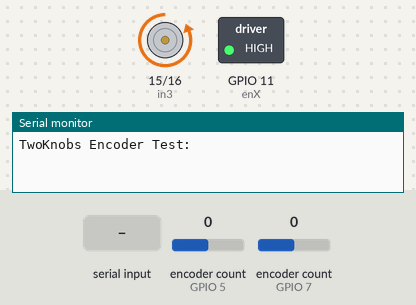
The sketch below on a simulated ESP32-S3. On the bench: motor-driver pin pairs drawn as motors (green arrow = first pin HIGH = forward, orange = second pin HIGH = backward, longer = more drive), switched loads named in the sketch (green lamp = pin HIGH), the last lines printed to the serial monitor. The inputs (shaded band) are chosen by the test bench; at power-on: encoder count (sensors on GPIO 5, GPIO 7) 0.

Above: at 1.2 s.
1.3 s: "1" received over Serial
At 5.8 s:
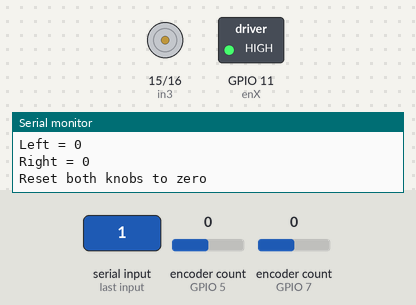
Timing chart, 0 to 19.5 s (numbered marks = the images above; inputs shaded):
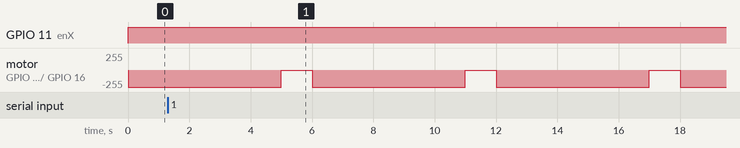

Measured:
- by itself, motor on GPIO 15 (in3) / GPIO 16 (in4): alternates backward 255/255 for 5.0 s and stopped for 1.0 s

The sketch:

MOTOR_encoder_read_and_run3.ino
```cpp
#include <Encoder.h>

// Change these pin numbers to the pins connected to your encoder.
//   Best Performance: both pins have interrupt capability
//   Good Performance: only the first pin has interrupt capability
//   Low Performance:  neither pin has interrupt capability
Encoder knobLeft(5, 6);
Encoder knobRight(7, 8);


// Motor Z connections
//int enZ = 11;
//int in1 = 17;
//int in2 = 18;
// Motor X connections
int enX = 11;
int in3 = 15;
int in4 = 16;

void setup() {
  Serial.begin(9600);
  Serial.println("TwoKnobs Encoder Test:");
  // Set all the motor control pins to outputs
  //pinMode(enZ, OUTPUT);
  pinMode(enX, OUTPUT);
  //pinMode(in1, OUTPUT);
  //pinMode(in2, OUTPUT);
  pinMode(in3, OUTPUT);
  pinMode(in4, OUTPUT);

  // Turn off motors - Initial state
  //digitalWrite(in1, LOW);
  //digitalWrite(in2, LOW);
  digitalWrite(in3, LOW);
  digitalWrite(in4, LOW);
}

long positionLeft  = -999;
long positionRight = -999;

void loop() {
  directionControl();
  delay(1000);
  //speedControl();
  //delay(1000);
}


// This function lets you control spinning direction of motors
void directionControl() {
  long newLeft, newRight;
  newLeft = knobLeft.read();
  newRight = knobRight.read();

  // Set motors to maximum speed
  // For PWM maximum possible values are 0 to 255
  //analogWrite(enZ, 255);
  analogWrite(enX, 255);

  // Turn on motor A & B
  //digitalWrite(in1, HIGH);
  //digitalWrite(in2, LOW);
  digitalWrite(in3, LOW);
  digitalWrite(in4, HIGH);
  delay(5000);

  // Now change motor directions
  //digitalWrite(in1, LOW);
  //digitalWrite(in2, HIGH);
  //digitalWrite(in3, HIGH);
  //digitalWrite(in4, LOW);
  //delay(500);

  // Turn off motors
  //digitalWrite(in1, LOW);
  //digitalWrite(in2, LOW);
  digitalWrite(in3, LOW);
  digitalWrite(in4, LOW);

    if (newLeft != positionLeft || newRight != positionRight) {

    Serial.printf("Left = %d\r\n", newLeft);
    Serial.printf("Right = %d\r\n\n", newRight);
    positionLeft = newLeft;
    positionRight = newRight;
  }
  // if a character is sent from the serial monitor,
  // reset both back to zero.
  if (Serial.available()) {
    Serial.read();
    Serial.printf("Reset both knobs to zero");
    knobLeft.write(0);
    knobRight.write(0);


  }
}

// This function lets you control speed of the motors
void speedControl() {
  long newLeft, newRight;
  newLeft = knobLeft.read();
  newRight = knobRight.read();

  // Turn on motors
  //digitalWrite(in1, LOW);
  //digitalWrite(in2, HIGH);
  digitalWrite(in3, LOW);
  digitalWrite(in4, HIGH);

  // Accelerate from zero to maximum speed    0 to 256
  for (int i = 0; i < 255; i++) {
    //analogWrite(enZ, i);
    analogWrite(enX, i);
    delay(20);
  }

  // Decelerate from maximum speed to zero    255 to 0
  for (int i = 255; i >= 0; --i) {
    //analogWrite(enZ, i);
    analogWrite(enX, i);
    delay(20);
  }

  // Now turn off motors
  //digitalWrite(in1, LOW);
  //digitalWrite(in2, LOW);
  digitalWrite(in3, LOW);
  digitalWrite(in4, LOW);

    if (newLeft != positionLeft || newRight != positionRight) {

    Serial.printf("Left = %d\r\n", newLeft);
    Serial.printf("Right = %d\r\n\n", newRight);
    positionLeft = newLeft;
    positionRight = newRight;
  }
  // if a character is sent from the serial monitor,
  // reset both back to zero.
  if (Serial.available()) {
    Serial.read();
    Serial.printf("Reset both knobs to zero");
    knobLeft.write(0);
    knobRight.write(0);


  }
}


//// This function lets you control spinning direction of motors
//void directionControl() {
//  // Set motors to maximum speed
//  // For PWM maximum possible values are 0 to 255
//  analogWrite(enA, 180);
//  analogWrite(enB, 180);
//
//  // Turn on motor A & B
//  digitalWrite(in1, HIGH);
//  digitalWrite(in2, LOW);
//  digitalWrite(in3, HIGH);
//  digitalWrite(in4, LOW);
//  delay(2000);
//
//  // Now change motor directions
//  digitalWrite(in1, LOW);
//  digitalWrite(in2, HIGH);
//  digitalWrite(in3, LOW);
//  digitalWrite(in4, HIGH);
//  delay(2000);
//
//  // Turn off motors
//  digitalWrite(in1, LOW);
//  digitalWrite(in2, LOW);
//  digitalWrite(in3, LOW);
//  digitalWrite(in4, LOW);
//}
//
//// This function lets you control speed of the motors
//void speedControl() {
//  // Turn on motors
//  digitalWrite(in1, LOW);
//  digitalWrite(in2, HIGH);
//  digitalWrite(in3, LOW);
//  digitalWrite(in4, HIGH);
//
//  // Accelerate from zero to maximum speed    0 to 256
//  for (int i = 0; i < 180; i++) {
//    analogWrite(enA, i);
//    analogWrite(enB, i);
//    delay(20);
//  }
//
//  // Decelerate from maximum speed to zero    255 to 0
//  for (int i = 180; i >= 0; --i) {
//    analogWrite(enA, i);
//    analogWrite(enB, i);
//    delay(20);
//  }
//
//  // Now turn off motors
//  digitalWrite(in1, LOW);
//  digitalWrite(in2, LOW);
//  digitalWrite(in3, LOW);
//  digitalWrite(in4, LOW);
//}
```
